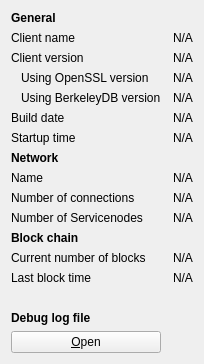
     <widget class="QWidget" name="tab_info">
      <attribute name="title">
       <string>&amp;Information</string>
      </attribute>
      <layout class="QGridLayout" name="gridLayout" columnstretch="0,0">
       <property name="horizontalSpacing">
        <number>12</number>
       </property>
       <item row="0" column="0">
        <widget class="QLabel" name="generalHeader">
         <property name="font">
          <font>
           <weight>75</weight>
           <bold>true</bold>
          </font>
         </property>
         <property name="text">
          <string>General</string>
         </property>
        </widget>
       </item>
       <item row="1" column="0">
        <widget class="QLabel" name="clientNameLabel">
         <property name="text">
          <string>Client name</string>
         </property>
        </widget>
       </item>
       <item row="1" column="1">
        <widget class="QLabel" name="clientName">
         <property name="cursor">
          <cursorShape>IBeamCursor</cursorShape>
         </property>
         <property name="text">
          <string>N/A</string>
         </property>
         <property name="textFormat">
          <enum>Qt::PlainText</enum>
         </property>
         <property name="textInteractionFlags">
          <set>Qt::LinksAccessibleByMouse|Qt::TextSelectableByKeyboard|Qt::TextSelectableByMouse</set>
         </property>
        </widget>
       </item>
       <item row="2" column="0">
        <widget class="QLabel" name="clientVersionLabel">
         <property name="text">
          <string>Client version</string>
         </property>
        </widget>
       </item>
       <item row="2" column="1">
        <widget class="QLabel" name="clientVersion">
         <property name="cursor">
          <cursorShape>IBeamCursor</cursorShape>
         </property>
         <property name="text">
          <string>N/A</string>
         </property>
         <property name="textFormat">
          <enum>Qt::PlainText</enum>
         </property>
         <property name="textInteractionFlags">
          <set>Qt::LinksAccessibleByMouse|Qt::TextSelectableByKeyboard|Qt::TextSelectableByMouse</set>
         </property>
        </widget>
       </item>
       <item row="3" column="0">
        <widget class="QLabel" name="openSSLVersionLabel">
         <property name="text">
          <string>Using OpenSSL version</string>
         </property>
         <property name="indent">
          <number>10</number>
         </property>
        </widget>
       </item>
       <item row="3" column="1">
        <widget class="QLabel" name="openSSLVersion">
         <property name="cursor">
          <cursorShape>IBeamCursor</cursorShape>
         </property>
         <property name="text">
          <string>N/A</string>
         </property>
         <property name="textFormat">
          <enum>Qt::PlainText</enum>
         </property>
         <property name="textInteractionFlags">
          <set>Qt::LinksAccessibleByMouse|Qt::TextSelectableByKeyboard|Qt::TextSelectableByMouse</set>
         </property>
        </widget>
       </item>
       <item row="4" column="0">
        <widget class="QLabel" name="berkeleyDBVersionLabel">
         <property name="text">
          <string>Using BerkeleyDB version</string>
         </property>
         <property name="indent">
          <number>10</number>
         </property>
        </widget>
       </item>
       <item row="4" column="1">
        <widget class="QLabel" name="berkeleyDBVersion">
         <property name="cursor">
          <cursorShape>IBeamCursor</cursorShape>
         </property>
         <property name="text">
          <string>N/A</string>
         </property>
         <property name="textFormat">
          <enum>Qt::PlainText</enum>
         </property>
         <property name="textInteractionFlags">
          <set>Qt::LinksAccessibleByMouse|Qt::TextSelectableByKeyboard|Qt::TextSelectableByMouse</set>
         </property>
        </widget>
       </item>
       <item row="5" column="0">
        <widget class="QLabel" name="buildDateLabel">
         <property name="text">
          <string>Build date</string>
         </property>
        </widget>
       </item>
       <item row="5" column="1">
        <widget class="QLabel" name="buildDate">
         <property name="cursor">
          <cursorShape>IBeamCursor</cursorShape>
         </property>
         <property name="text">
          <string>N/A</string>
         </property>
         <property name="textFormat">
          <enum>Qt::PlainText</enum>
         </property>
         <property name="textInteractionFlags">
          <set>Qt::LinksAccessibleByMouse|Qt::TextSelectableByKeyboard|Qt::TextSelectableByMouse</set>
         </property>
        </widget>
       </item>
       <item row="6" column="0">
        <widget class="QLabel" name="startupTimeLabel">
         <property name="text">
          <string>Startup time</string>
         </property>
        </widget>
       </item>
       <item row="6" column="1">
        <widget class="QLabel" name="startupTime">
         <property name="cursor">
          <cursorShape>IBeamCursor</cursorShape>
         </property>
         <property name="text">
          <string>N/A</string>
         </property>
         <property name="textFormat">
          <enum>Qt::PlainText</enum>
         </property>
         <property name="textInteractionFlags">
          <set>Qt::LinksAccessibleByMouse|Qt::TextSelectableByKeyboard|Qt::TextSelectableByMouse</set>
         </property>
        </widget>
       </item>
       <item row="7" column="0">
        <widget class="QLabel" name="networkHeader">
         <property name="font">
          <font>
           <weight>75</weight>
           <bold>true</bold>
          </font>
         </property>
         <property name="text">
          <string>Network</string>
         </property>
        </widget>
       </item>
       <item row="8" column="0">
        <widget class="QLabel" name="networkNameLabel">
         <property name="text">
          <string>Name</string>
         </property>
        </widget>
       </item>
       <item row="8" column="1">
        <widget class="QLabel" name="networkName">
         <property name="cursor">
          <cursorShape>IBeamCursor</cursorShape>
         </property>
         <property name="text">
          <string>N/A</string>
         </property>
         <property name="textFormat">
          <enum>Qt::PlainText</enum>
         </property>
         <property name="textInteractionFlags">
          <set>Qt::LinksAccessibleByMouse|Qt::TextSelectableByKeyboard|Qt::TextSelectableByMouse</set>
         </property>
        </widget>
       </item>
       <item row="9" column="0">
        <widget class="QLabel" name="numberOfConnectionsLabel">
         <property name="text">
          <string>Number of connections</string>
         </property>
        </widget>
       </item>
       <item row="9" column="1">
        <widget class="QLabel" name="numberOfConnections">
         <property name="cursor">
          <cursorShape>IBeamCursor</cursorShape>
         </property>
         <property name="text">
          <string>N/A</string>
         </property>
         <property name="textFormat">
          <enum>Qt::PlainText</enum>
         </property>
         <property name="textInteractionFlags">
          <set>Qt::LinksAccessibleByMouse|Qt::TextSelectableByKeyboard|Qt::TextSelectableByMouse</set>
         </property>
        </widget>
       </item>
       <item row="10" column="0">
        <widget class="QLabel" name="servicenodeCountLabel">
         <property name="text">
          <string>Number of Servicenodes</string>
         </property>
        </widget>
       </item>
       <item row="10" column="1">
        <widget class="QLabel" name="servicenodeCount">
         <property name="text">
          <string>N/A</string>
         </property>
        </widget>
       </item>
       <item row="11" column="0">
        <widget class="QLabel" name="blockchainHeader">
         <property name="font">
          <font>
           <weight>75</weight>
           <bold>true</bold>
          </font>
         </property>
         <property name="text">
          <string>Block chain</string>
         </property>
        </widget>
       </item>
       <item row="12" column="0">
        <widget class="QLabel" name="numberOfBlocksLabel">
         <property name="text">
          <string>Current number of blocks</string>
         </property>
        </widget>
       </item>
       <item row="12" column="1">
        <widget class="QLabel" name="numberOfBlocks">
         <property name="cursor">
          <cursorShape>IBeamCursor</cursorShape>
         </property>
         <property name="text">
          <string>N/A</string>
         </property>
         <property name="textFormat">
          <enum>Qt::PlainText</enum>
         </property>
         <property name="textInteractionFlags">
          <set>Qt::LinksAccessibleByMouse|Qt::TextSelectableByKeyboard|Qt::TextSelectableByMouse</set>
         </property>
        </widget>
       </item>
       <item row="13" column="0">
        <widget class="QLabel" name="lastBlockTimeLabel">
         <property name="text">
          <string>Last block time</string>
         </property>
        </widget>
       </item>
       <item row="13" column="1">
        <widget class="QLabel" name="lastBlockTime">
         <property name="cursor">
          <cursorShape>IBeamCursor</cursorShape>
         </property>
         <property name="text">
          <string>N/A</string>
         </property>
         <property name="textFormat">
          <enum>Qt::PlainText</enum>
         </property>
         <property name="textInteractionFlags">
          <set>Qt::LinksAccessibleByMouse|Qt::TextSelectableByKeyboard|Qt::TextSelectableByMouse</set>
         </property>
        </widget>
       </item>
       <item row="14" column="0">
        <spacer name="verticalSpacer_2">
         <property name="orientation">
          <enum>Qt::Vertical</enum>
         </property>
         <property name="sizeHint" stdset="0">
          <size>
           <width>20</width>
           <height>20</height>
          </size>
         </property>
        </spacer>
       </item>
       <item row="15" column="0">
        <widget class="QLabel" name="debugLogFileHeader">
         <property name="font">
          <font>
           <weight>75</weight>
           <bold>true</bold>
          </font>
         </property>
         <property name="text">
          <string>Debug log file</string>
         </property>
        </widget>
       </item>
       <item row="16" column="0">
        <widget class="QPushButton" name="openDebugLogfileButton">
         <property name="toolTip">
          <string>Open the Liberty debug log file from the current data directory. This can take a few seconds for large log files.</string>
         </property>
         <property name="text">
          <string>&amp;Open</string>
         </property>
         <property name="autoDefault">
          <bool>false</bool>
         </property>
        </widget>
       </item>
      </layout>
     </widget>
